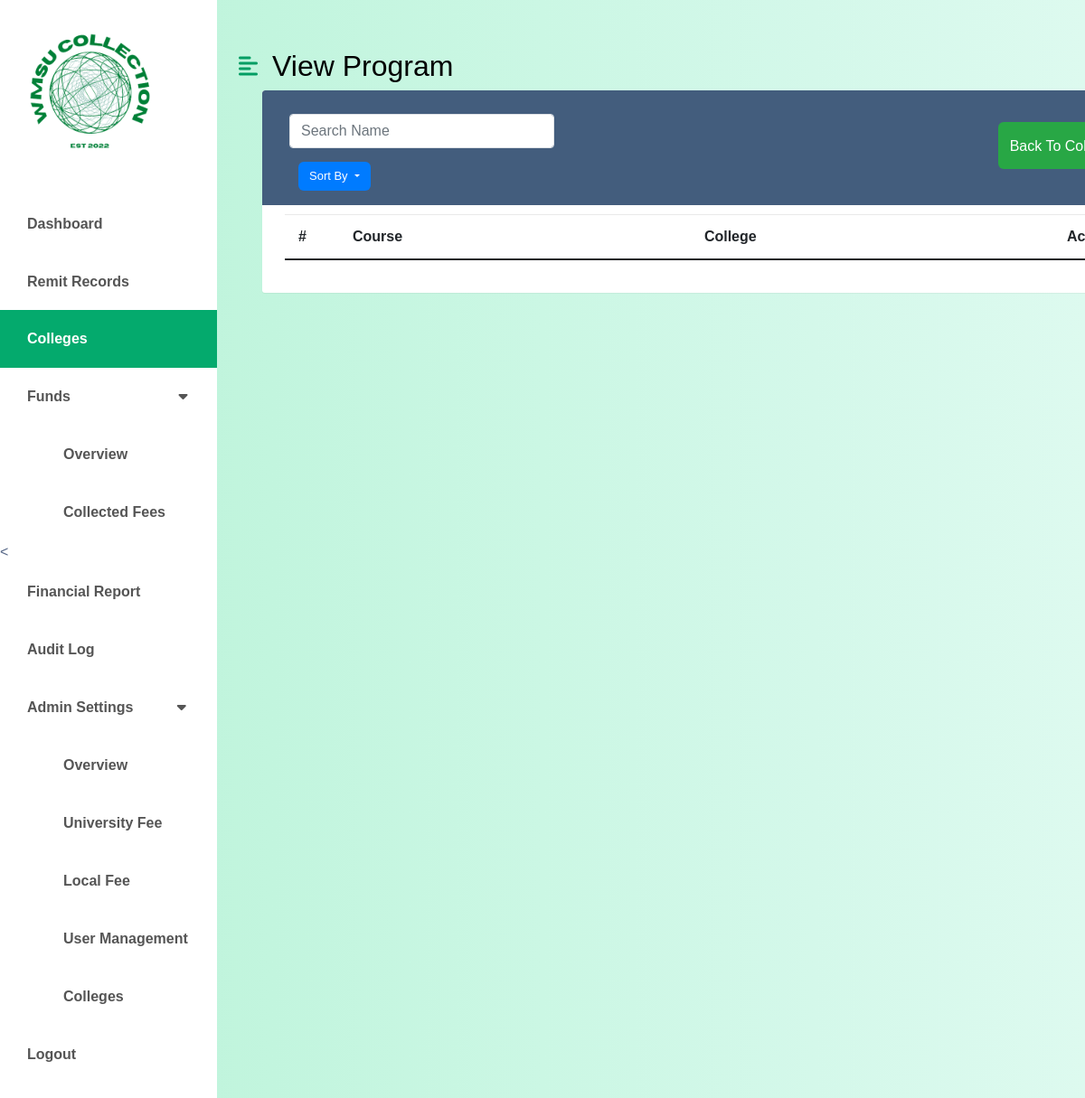
The app's page /college/view_program.php?college_id=1 (signed in), older data.
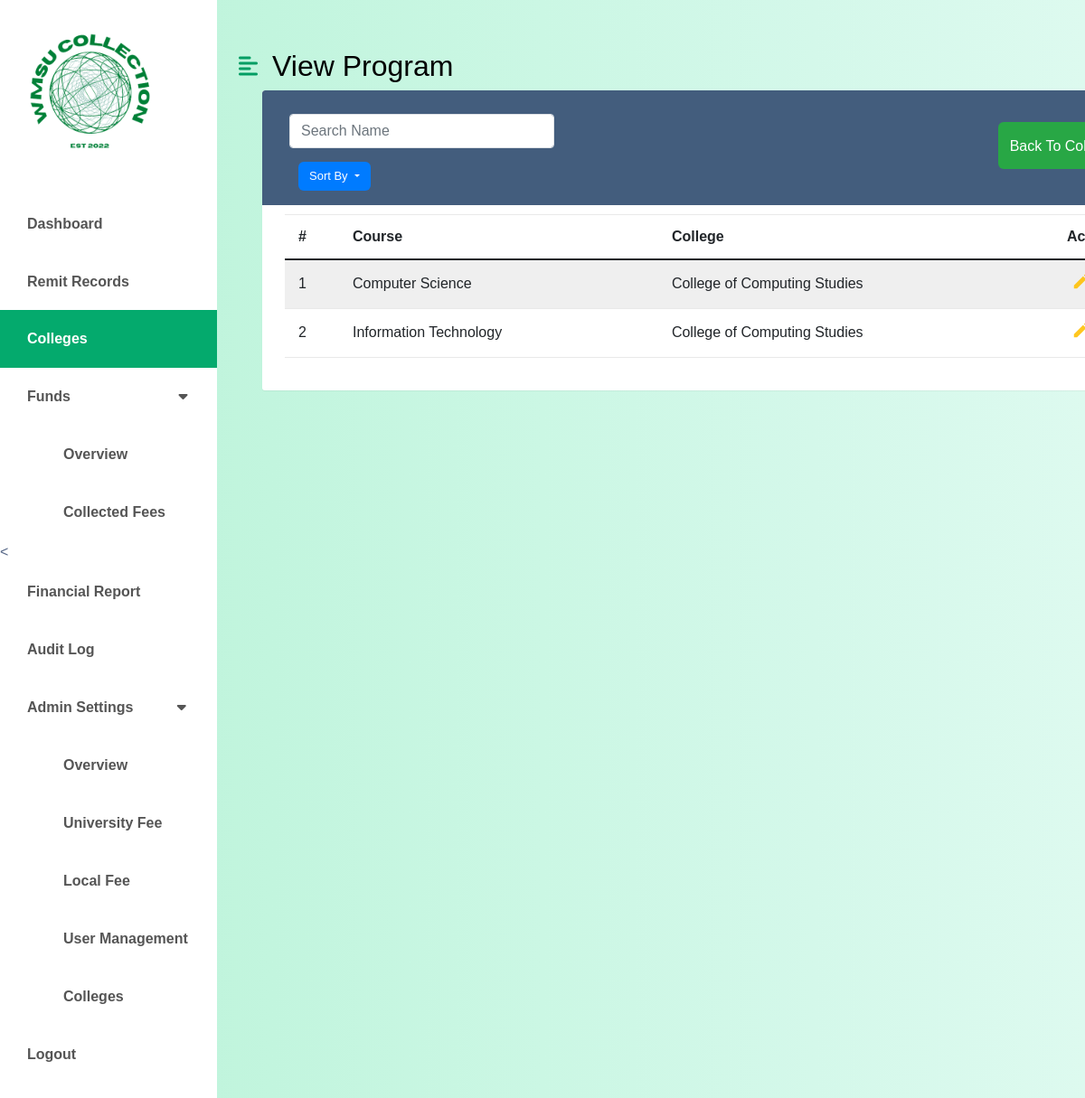
The same page, newer data.
### tables this page shows
CREATE TABLE `programs` (
  `id` int(11) NOT NULL,
  `program_name` varchar(50) NOT NULL,
  `college_id` int(11) NOT NULL
);

CREATE TABLE `colleges` (
  `id` int(11) NOT NULL,
  `college_name` varchar(50) NOT NULL,
  `college_code` varchar(8) DEFAULT NULL
);

### classes/program.class.php (called while the page is built, shortened)
<?php
require_once 'database.class.php';
class Program {
    protected $db;
    function __construct() {
        $this->db = new Database();
    }
    function showAllDetailsByProgramId($college_id) {
        $sql = "SELECT p.program_name, p.id, p.college_id, c.college_name, c.college_code
                FROM programs p
                JOIN colleges c ON p.college_id = c.id
                WHERE p.college_id = :college_id";
        $stmt = $this->db->connect()->prepare($sql);
        $stmt->bindValue(':college_id', $college_id, PDO::PARAM_INT);
        $stmt->execute();
        return $stmt->fetchAll(PDO::FETCH_ASSOC);
    }
}
?>

### classes/database.class.php (called while the page is built)
<?php
class Database {
    private $host = 'localhost';
    private $username = 'root';
    private $password = '';
    private $database = 'wmsu';
    protected $connection;
    public function connect() {
        try {
            $dsn = "mysql:host=$this->host;dbname=$this->database;charset=utf8mb4";
            $options = [
                PDO::ATTR_ERRMODE => PDO::ERRMODE_EXCEPTION,
                PDO::ATTR_DEFAULT_FETCH_MODE => PDO::FETCH_ASSOC,
                PDO::ATTR_EMULATE_PREPARES => false,
            ];
            $this->connection = new PDO($dsn, $this->username, $this->password, $options);
        } catch (PDOException $e) {
            echo "Connection error: " . $e->getMessage();
            die();
        }
        return $this->connection;
    }
}
?>

### college/view_program.php (the view, shortened to what the changed rows need)
<?php
	require_once '../classes/database.class.php';
    require_once '../classes/program.class.php';
?>
<!doctype html>
<html lang="en" class="no-js">
  <html>
    <head>
    <link href="https://cdn.jsdelivr.net/npm/bootstrap@5.0.0-beta3/dist/css/bootstrap.min.css" rel="stylesheet" />
    <link rel="stylesheet" href="https://cdnjs.cloudflare.com/ajax/libs/font-awesome/5.15.3/css/all.min.css" />
	<link rel="stylesheet" href="https://stackpath.bootstrapcdn.com/bootstrap/4.5.0/css/bootstrap.min.css">
	<link rel="stylesheet" href="https://maxcdn.bootstrapcdn.com/font-awesome/4.7.0/css/font-awesome.min.css">
    <link rel="stylesheet" href="../css/fees.css" />
    </head>
      <body>
      <div class="d-flex" id="wrapper">
		<div class="table-responsive">
	<div id="page-content-wrapper">
    <nav class="navbar navbar-expand-lg navbar-light bg-active py-4 px-4">
        <div class="d-flex align-items-center">
            <h2 class="fs-2 m-0">View Program</h2>
        </div>
    </nav>
		<div class="table-wrapper">
            <?php
if (isset($_GET['college_id'])) {
    $CollegeId = $_GET['college_id'];
    $Program = new Program();
    $ProgramData = $Program->showAllDetailsByProgramId($CollegeId);
?>
    <table class="table table-striped table-hover">
        <thead>
            <tr>
                <th>#</th>
                <th>Course</th>
                <th>College</th>
                <th>Action</th>
            </tr>
        </thead>
        <tbody>
            <?php
                $i = 1;
                foreach($ProgramData as $Program) {
            ?>
                <tr>
                    <td><?php echo $i; ?></td>
                    <td><?php echo $Program['program_name']; ?></td>
                    <td><?php echo $Program['college_name']; ?></td>
                    <td>
                    <a href="#editFeesModal<?php echo $i; ?>" class="edit" data-toggle="modal">
                <i class="material-icons" data-toggle="tooltip" title="Edit">&#xE254;</i>
                </a>
                </td>
                </tr>
            <?php
                    $i++;
                }
            } else {
                echo "College ID:";
                echo "No College specified.";
            }
            ?>
        </tbody>
    </table>
</body>
</html>

Row changes from the older to the newer data that the page shows:
added programs: program_name "Computer Science", college.college_name "College of Computing Studies"
added programs: program_name "Information Technology", college.college_name "College of Computing Studies"
